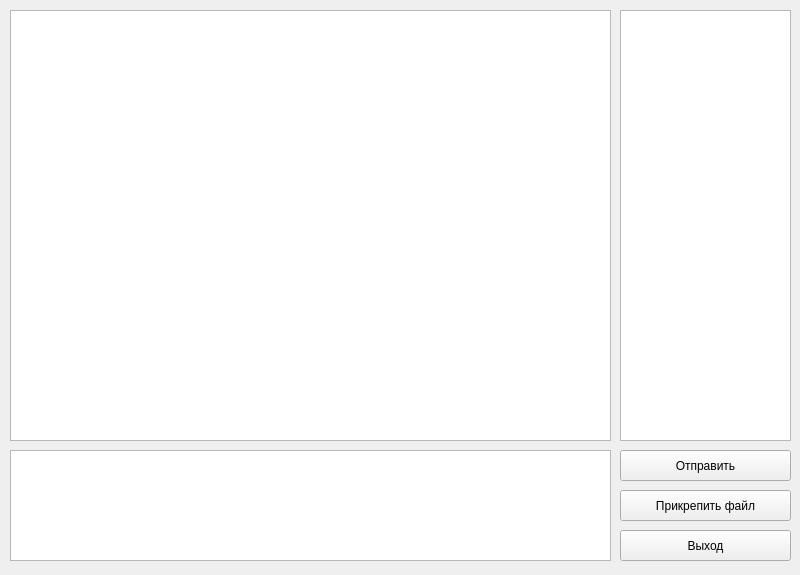
<?xml version="1.0" encoding="UTF-8"?>
<ui version="4.0">
 <class>MainWindow</class>
 <widget class="QMainWindow" name="MainWindow">
  <property name="geometry">
   <rect>
    <x>0</x>
    <y>0</y>
    <width>800</width>
    <height>575</height>
   </rect>
  </property>
  <property name="windowTitle">
   <string>MainWindow</string>
  </property>
  <widget class="QWidget" name="centralwidget">
   <widget class="QListView" name="text_list">
    <property name="geometry">
     <rect>
      <x>10</x>
      <y>10</y>
      <width>601</width>
      <height>431</height>
     </rect>
    </property>
   </widget>
   <widget class="QListView" name="user_list">
    <property name="geometry">
     <rect>
      <x>620</x>
      <y>10</y>
      <width>171</width>
      <height>431</height>
     </rect>
    </property>
   </widget>
   <widget class="QPushButton" name="send_button">
    <property name="geometry">
     <rect>
      <x>620</x>
      <y>450</y>
      <width>171</width>
      <height>31</height>
     </rect>
    </property>
    <property name="text">
     <string>Отправить</string>
    </property>
   </widget>
   <widget class="QPushButton" name="file_button">
    <property name="geometry">
     <rect>
      <x>620</x>
      <y>490</y>
      <width>171</width>
      <height>31</height>
     </rect>
    </property>
    <property name="text">
     <string>Прикрепить файл</string>
    </property>
   </widget>
   <widget class="QPushButton" name="exit_button">
    <property name="geometry">
     <rect>
      <x>620</x>
      <y>530</y>
      <width>171</width>
      <height>31</height>
     </rect>
    </property>
    <property name="text">
     <string>Выход</string>
    </property>
   </widget>
   <widget class="QTextEdit" name="message_text">
    <property name="geometry">
     <rect>
      <x>10</x>
      <y>450</y>
      <width>601</width>
      <height>111</height>
     </rect>
    </property>
   </widget>
  </widget>
 </widget>
 <resources/>
 <connections/>
</ui>
